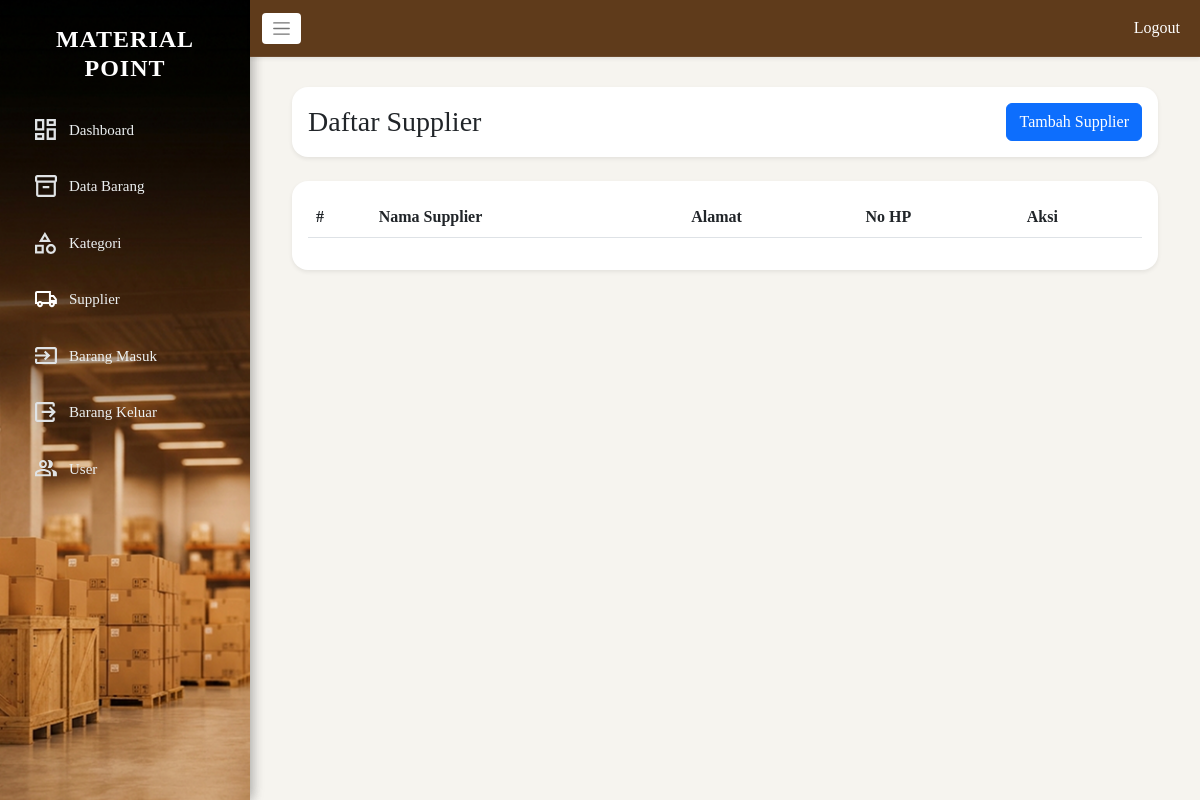
Page /supplier/supplier.php (signed in) on the earlier database version.
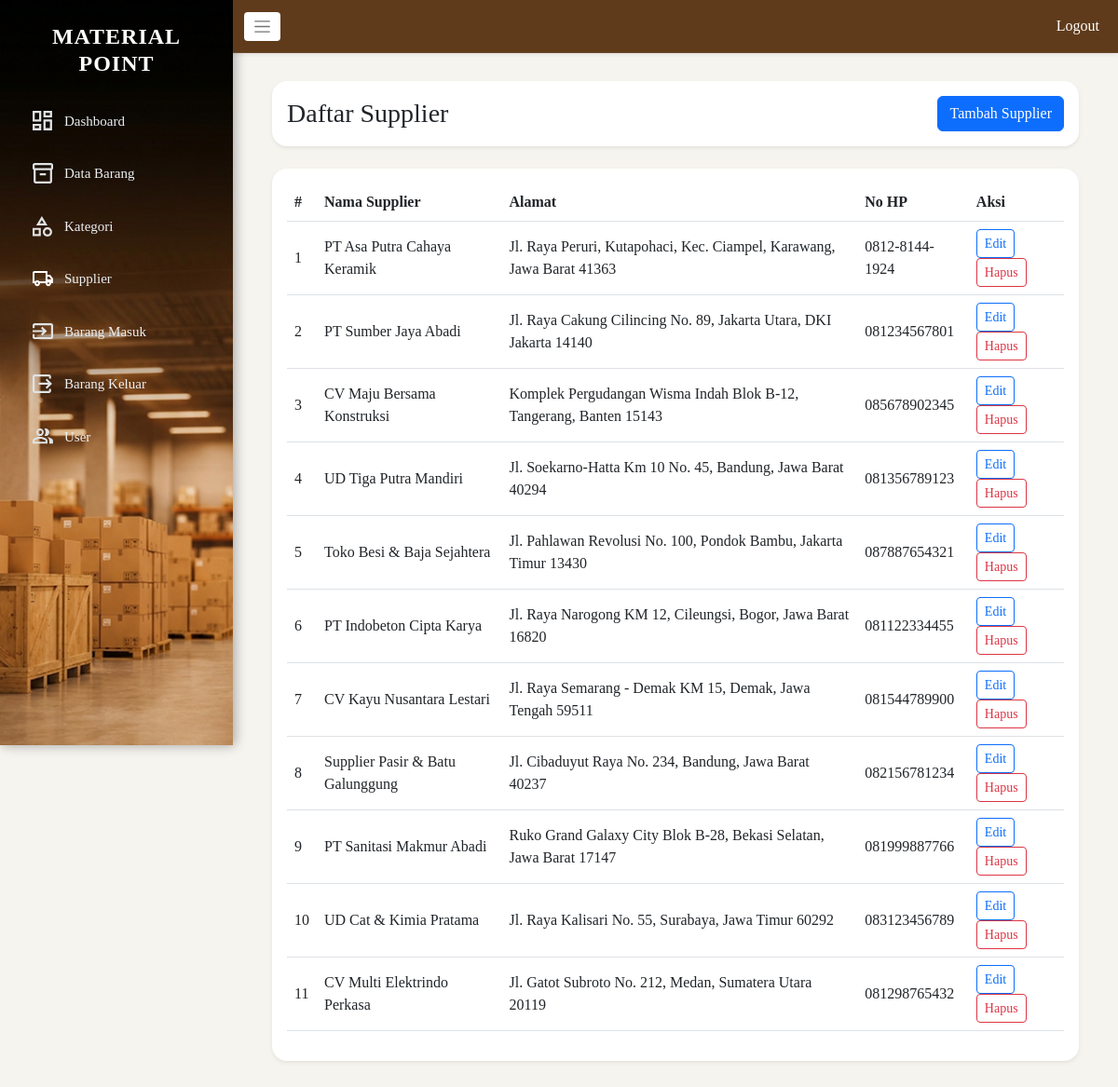
Same page on the later database version.
### tables this page shows
CREATE TABLE `supplier` (
  `id_supplier` int(11) NOT NULL,
  `nama_supplier` varchar(100) NOT NULL,
  `alamat` text DEFAULT NULL,
  `no_hp` varchar(20) DEFAULT NULL
);

### supplier/supplier.php (the view, shortened to what this page needs)
<?php
include 'koneksi_db.php';
function getAllSuppliers($conn) {
    $suppliers = [];
    $sql = "SELECT id_supplier, nama_supplier, alamat, no_hp FROM supplier ORDER BY id_supplier ASC";
    if ($result = $conn->query($sql)) {
        while ($row = $result->fetch_assoc()) {
            $suppliers[] = $row;
        }
    }
    return $suppliers;
}
$suppliers = getAllSuppliers($conn);
?>
<!DOCTYPE html>
<html>
<head>
    <link href="https://cdn.jsdelivr.net/npm/bootstrap@5.3.0/dist/css/bootstrap.min.css" rel="stylesheet">
    <link rel="stylesheet" href="asset/css/style.css">
</head>
<body class="admin-dashboard">
<div class="sidebar d-none d-md-block">
    <?php include 'layout/sidebar.php'; ?>
</div>
<div class="main-wrapper">
    <?php include 'layout/nav.php'; ?>
    <div class="content">
        <div class="container-fluid">
            <div class="row mb-4">
                <div class="col-md-12">
                    <div class="card shadow-sm border-0 rounded-4">
                        <div class="card-body d-flex justify-content-between align-items-center">
                            <h3 class="mb-0">Daftar Supplier</h3>
                            <a href="tambah_supplier.php" class="btn btn-primary">Tambah Supplier</a>
                        </div>
                    </div>
                </div>
            </div>
            <div class="row g-4">
                <div class="col-12">
                    <div class="card shadow-sm border-0 rounded-4">
                        <div class="card-body">
                            <div class="table-responsive">
                                <table class="table table-hover align-middle">
                                    <thead>
                                        <tr>
                                            <th>#</th>
                                            <th>Nama Supplier</th>
                                            <th>Alamat</th>
                                            <th>No HP</th>
                                            <th>Aksi</th>
                                        </tr>
                                    </thead>
                                    <tbody>
                                        <?php foreach ($suppliers as $supplier): ?>
                                            <tr>
                                                <td><?php echo $supplier['id_supplier']; ?></td>
                                                <td><?php echo htmlspecialchars($supplier['nama_supplier']); ?></td>
                                                <td><?php echo htmlspecialchars($supplier['alamat']); ?></td>
                                                <td><?php echo htmlspecialchars($supplier['no_hp']); ?></td>
                                                <td>
                                                    <a href="edit_supplier.php?id=<?php echo $supplier['id_supplier']; ?>" class="btn btn-sm btn-outline-primary">Edit</a>
                                                    <a href="hapus_supplier.php?id=<?php echo $supplier['id_supplier']; ?>" class="btn btn-sm btn-outline-danger" onclick="return confirm('Apakah Anda yakin ingin menghapus supplier ini?')">Hapus</a>
                                                </td>
                                            </tr>
                                        <?php endforeach; ?>
                                    </tbody>
                                </table>
                            </div>
                        </div>
                    </div>
                </div>
            </div>
        </div>
    </div>
</div>
</body>
</html>

### layout/sidebar.php
<?php
$role = isset($_SESSION['role']) ? $_SESSION['role'] : '';
$currentPage = basename($_SERVER['PHP_SELF']);
$scriptPath = $_SERVER['SCRIPT_NAME'];
$depth = substr_count($scriptPath, '/') - 1;
$basePrefix = ($depth > 1) ? '../' : '';
function sidebarActive($currentPage, ...$pages) {
    return in_array($currentPage, $pages, true) ? 'active' : '';
}
$dashboardUrl = $role === 'admin' ? $basePrefix . 'admin_dashboard.php' : $basePrefix . 'karyawan_dashboard.php';
?>
<div class="sidebar">
    <h4 class="text-white text-center mb-4">
        MATERIAL POINT
    </h4>
    <a class="<?php echo sidebarActive($currentPage, 'admin_dashboard.php', 'karyawan_dashboard.php'); ?>" href="<?php echo htmlspecialchars($dashboardUrl); ?>">
        <img class="menu-icon" src="<?php echo $basePrefix; ?>asset/img/Dashboard-icon.svg" alt="Dashboard Icon">
        Dashboard
    </a>
    <a class="<?php echo sidebarActive($currentPage, 'data_barang.php'); ?>" href="<?php echo $basePrefix; ?>barang/data_barang.php">
        <img class="menu-icon" src="<?php echo $basePrefix; ?>asset/img/Data-Barang-icon.svg" alt="Data Barang Icon">
        Data Barang
    </a>
    <?php if ($role === 'admin') : ?>
        <a class="<?php echo sidebarActive($currentPage, 'data_kategori.php'); ?>" href="<?php echo $basePrefix; ?>kategori/data_kategori.php">
            <img class="menu-icon" src="<?php echo $basePrefix; ?>asset/img/Kategori-icon.svg" alt="Kategori Icon">
            Kategori
        </a>
        <a class="<?php echo sidebarActive($currentPage, 'data_supplier.php', 'edit_supplier.php', 'tambah_supplier.php'); ?>" href="<?php echo $basePrefix; ?>supplier/data_supplier.php">
            <img class="menu-icon" src="<?php echo $basePrefix; ?>asset/img/Supplier-icon.svg" alt="Supplier Icon">
            Supplier
        </a>
    <?php endif; ?>
    <a class="<?php echo sidebarActive($currentPage, 'data_barang_masuk.php'); ?>" href="<?php echo $basePrefix; ?>barang_masuk/data_barang_masuk.php">
        <img class="menu-icon" src="<?php echo $basePrefix; ?>asset/img/Barang-masuk-icon.svg" alt="Barang Masuk Icon">
        Barang Masuk
    </a>
    <a class="<?php echo sidebarActive($currentPage, 'data_barang_keluar.php'); ?>" href="<?php echo $basePrefix; ?>barang_keluar/data_barang_keluar.php">
        <img class="menu-icon" src="<?php echo $basePrefix; ?>asset/img/Barang-keluar-icon.svg" alt="Barang Keluar Icon">
        Barang Keluar
    </a>
    <?php if ($role === 'admin') : ?>
        <a class="<?php echo sidebarActive($currentPage, 'users.php', 'edit_user.php', 'tambah_user.php'); ?>" href="<?php echo $basePrefix; ?>user/users.php">
            <img class="menu-icon" src="<?php echo $basePrefix; ?>asset/img/user-icon.svg" alt="User Icon">
            User
        </a>
    <?php endif; ?>
</div>

### layout/nav.php (shortened to what this page needs)
<?php
$scriptPath = $_SERVER['SCRIPT_NAME'];
$depth = substr_count($scriptPath, '/') - 1;
$basePrefix = ($depth > 1) ? '../' : '';
?>
<nav class="navbar navbar-expand-lg navbar-dark navbar-sidebar shadow-sm">
    <div class="container-fluid">
        <button class="btn btn-outline-light btn-sm me-3 sidebar-toggle d-flex align-items-center" id="sidebarToggle" type="button" aria-label="Toggle sidebar">
            <span class="navbar-toggler-icon"></span>
        </button>
        <div class="collapse navbar-collapse" id="navbarNav">
            <ul class="navbar-nav ms-auto">
                <li class="nav-item">
                    <a class="nav-link text-white" href="<?php echo $basePrefix; ?>logout.php">Logout</a>
                </li>
            </ul>
        </div>
    </div>
</nav>

### asset/css/style.css (style rules this page uses)
body { background: #f6f4ef; font-family: "Poppins"; padding-top: 40px; }
::placeholder { font-size: 16px; }
.sidebar { width: 250px; height: 100vh; background: url("../img/sidebar.png") no-repeat center center; background-size: cover; position: fixed; top: 0; left: 0; padding: 25px 20px; box-shadow: 2px 0 12px rgba(0, 0, 0, 0.18); transition: transform 0.3s ease, padding 0.3s ease, box-shadow 0.3s ease; }
body.admin-dashboard { padding-top: 0; }
.navbar-sidebar { background: #5f3b1b; border-bottom: 1px solid rgba(251, 251, 251, 0.08); }
.navbar-sidebar .navbar-brand, .navbar-sidebar .nav-link { color: #ffffff; }
.navbar-sidebar .sidebar-toggle { border-color: rgba(255, 255, 255, 0.55); background-color: #ffffff; }
.navbar-sidebar .sidebar-toggle .navbar-toggler-icon { filter: invert(1); }
.sidebar h4 { font-weight: bold; letter-spacing: 1px; margin-bottom: 30px; color: white; }
.sidebar a { display: flex; align-items: center; gap: 12px; color: #ecf0f1; text-decoration: none; padding: 12px 15px; margin-bottom: 10px; border-radius: 10px; transition: all 0.3s ease; font-size: 15px; font-weight: 500; }
.sidebar .menu-icon { width: 22px; height: 22px; object-fit: contain; display: inline-block; }
.content { margin-left: 270px; padding: 30px; transition: margin-left 0.3s ease, padding 0.3s ease; }
.main-wrapper { margin-left: 250px; transition: margin-left 0.3s ease; }
.main-wrapper .content { margin-left: 0; }

Differences in the rows shown:
added supplier: id_supplier "1", nama_supplier "PT Asa Putra Cahaya Keramik", alamat "Jl. Raya Peruri, Kutapohaci, Kec. Ciampel, Karawang, Jawa Barat 41363", no_hp "0812-8144-1924"
added supplier: id_supplier "2", nama_supplier "PT Sumber Jaya Abadi", alamat "Jl. Raya Cakung Cilincing No. 89, Jakarta Utara, DKI Jakarta 14140", no_hp "081234567801"
added supplier: id_supplier "3", nama_supplier "CV Maju Bersama Konstruksi", alamat "Komplek Pergudangan Wisma Indah Blok B-12, Tangerang, Banten 15143", no_hp "085678902345"
added supplier: id_supplier "4", nama_supplier "UD Tiga Putra Mandiri", alamat "Jl. Soekarno-Hatta Km 10 No. 45, Bandung, Jawa Barat 40294", no_hp "081356789123"
added supplier: id_supplier "5", nama_supplier "Toko Besi & Baja Sejahtera", alamat "Jl. Pahlawan Revolusi No. 100, Pondok Bambu, Jakarta Timur 13430", no_hp "087887654321"
added supplier: id_supplier "6", nama_supplier "PT Indobeton Cipta Karya", alamat "Jl. Raya Narogong KM 12, Cileungsi, Bogor, Jawa Barat 16820", no_hp "081122334455"
added supplier: id_supplier "7", nama_supplier "CV Kayu Nusantara Lestari", alamat "Jl. Raya Semarang - Demak KM 15, Demak, Jawa Tengah 59511", no_hp "081544789900"
added supplier: id_supplier "8", nama_supplier "Supplier Pasir & Batu Galunggung", alamat "Jl. Cibaduyut Raya No. 234, Bandung, Jawa Barat 40237", no_hp "082156781234"
added supplier: id_supplier "9", nama_supplier "PT Sanitasi Makmur Abadi", alamat "Ruko Grand Galaxy City Blok B-28, Bekasi Selatan, Jawa Barat 17147", no_hp "081999887766"
added supplier: id_supplier "10", nama_supplier "UD Cat & Kimia Pratama", alamat "Jl. Raya Kalisari No. 55, Surabaya, Jawa Timur 60292", no_hp "083123456789"
added supplier: id_supplier "11", nama_supplier "CV Multi Elektrindo Perkasa", alamat "Jl. Gatot Subroto No. 212, Medan, Sumatera Utara 20119", no_hp "081298765432"
